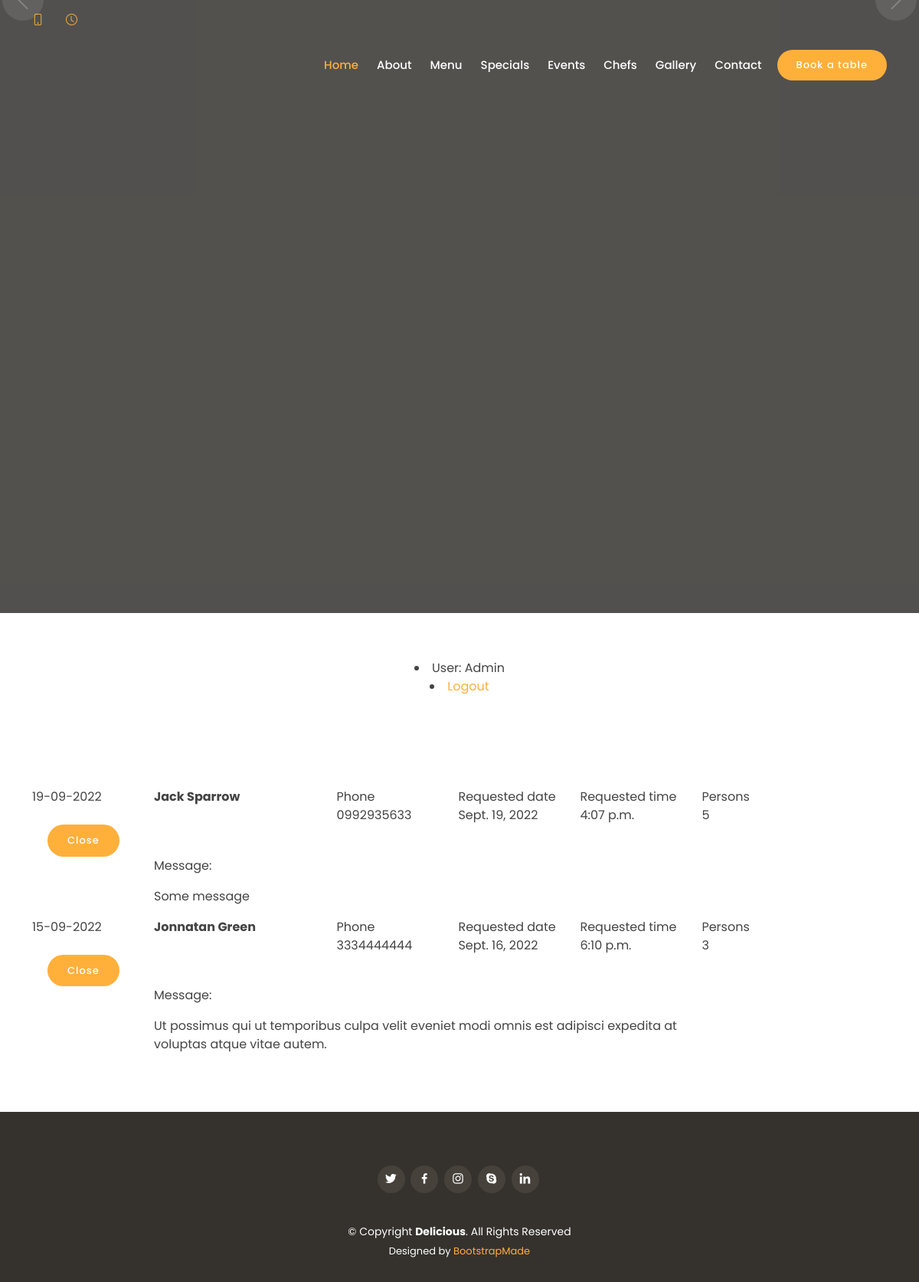
/manager/reservations/ (signed in), run on the app's committed database.
### main/models.py (models this page shows, shortened)
class UserReservation(models.Model):
    name = models.CharField(max_length=50)
    phone_re = RegexValidator(regex=r'^(\d{3}[- .]?){2}\d{4}$', message='Phone number in format xxx xxx xxxx')
    phone = models.CharField(max_length=15, validators=[phone_re])
    email = models.EmailField(blank=True)
    req_date = models.DateField()
    req_time = models.TimeField()
    persons = models.PositiveSmallIntegerField()
    message = models.TextField(max_length=300, blank=True)
    date = models.DateTimeField(auto_now_add=True)
    is_processed = models.BooleanField(default=False)
    class Meta:
        ordering = ('-date', '-is_processed')
        verbose_name_plural = 'User reservations'

### manager/views.py (the view)
# urls.py: path('reservations/', reservations_list, name='reservations_list'),
@login_required()
def reservations_list(request):
    lst = UserReservation.objects.filter(is_processed=False)
    return render(request, 'reservations_list.html', context={
        'lst': lst,
    })

### manager/templates/reservations_list.html (shortened to what this page needs)
{% extends 'index.html' %}
{% block content %}
    <section class="text-center">
    {% if user.is_authenticated %}
     <li>User: {{ user.get_username }}</li>
     <li><a href="{% url 'logout'%}?next={{request.path}}">Logout</a></li>
   {% else %}
     <li><a href="{% url 'login'%}?next={{request.path}}">Login</a></li>
   {% endif %}
    </section>
    <section id="reserves">
    <div class="container">
        <div class="col-md-10 col-md-offset-1">
            {% for item in lst %}
                <div class="row">
                    <div class="col-md-2">{{ item.date|date:'d-m-Y' }}</div>
                    <div class="col-md-3"><b>{{ item.name }}</b></div>
                    <div class="col-md-2">Phone {{ item.phone }}</div>
                    <div class="col-md-2">Requested date {{ item.req_date }}</div>
                    <div class="col-md-2">Requested time {{ item.req_time }}</div>
                    <div class="col-md-1">Persons {{ item.persons }}</div>
                    <div class="col-md-1">
                        <a href="{% url 'manager:update_reserve' pk=item.pk %}">
                            <button type="button" class="btn book-a-table-btn">Close</button>
                        </a>
                    </div>
                </div>
                <div class="row">
                    <div class="col-md-2"></div>
                    <div class="col-md-9"><p>Message: <p>{{ item.message }}</p></p></div>
                </div>
            {% endfor %}
        </div>
    </div>
    </section>
{% endblock %}

### templates/index.html (shortened to what this page needs)
{% load static %}
<!DOCTYPE html>
<html lang="en">
<head>
  <link href={% static "assets/vendor/animate.css/animate.min.css" %} rel="stylesheet">
  <link href={% static "assets/vendor/bootstrap/css/bootstrap.min.css" %} rel="stylesheet">
  <link href={% static "assets/vendor/bootstrap-icons/bootstrap-icons.css" %} rel="stylesheet">
  <link href={% static "assets/vendor/boxicons/css/boxicons.min.css" %} rel="stylesheet">
  <link href={% static "assets/vendor/glightbox/css/glightbox.min.css" %} rel="stylesheet">
  <link href={% static "assets/vendor/swiper/swiper-bundle.min.css" %} rel="stylesheet">
  <link href={% static "assets/css/style.css" %} rel="stylesheet">
</head>
<body>
  <section id="topbar" class="d-flex align-items-center fixed-top topbar-transparent">
    <div class="container-fluid container-xl d-flex align-items-center justify-content-center justify-content-lg-start">
      <i class="bi bi-phone d-flex align-items-center"></i>
      <i class="bi bi-clock ms-4 d-none d-lg-flex align-items-center"></i>
    </div>
  </section>
  <header id="header" class="fixed-top d-flex align-items-center header-transparent">
    <div class="container-fluid container-xl d-flex align-items-center justify-content-between">
      <nav id="navbar" class="navbar order-last order-lg-0">
        <ul>
          <li><a class="nav-link scrollto active" href="#hero">Home</a></li>
          <li><a class="nav-link scrollto" href="#about">About</a></li>
          <li><a class="nav-link scrollto" href="#menu">Menu</a></li>
          <li><a class="nav-link scrollto" href="#specials">Specials</a></li>
          <li><a class="nav-link scrollto" href="#events">Events</a></li>
          <li><a class="nav-link scrollto" href="#chefs">Chefs</a></li>
          <li><a class="nav-link scrollto" href="#gallery">Gallery</a></li>
          <li><a class="nav-link scrollto" href="#contact">Contact</a></li>
        </ul>
      </nav>
      <a href="#book-a-table" class="book-a-table-btn scrollto">Book a table</a>
    </div>
  </header>
  <section id="hero">
    <div class="hero-container">
      <div id="heroCarousel" data-bs-interval="5000" class="carousel slide carousel-fade" data-bs-ride="carousel">
        <a class="carousel-control-prev" href="#heroCarousel" role="button" data-bs-slide="prev">
          <span class="carousel-control-prev-icon bi bi-chevron-left" aria-hidden="true"></span>
        </a>
        <a class="carousel-control-next" href="#heroCarousel" role="button" data-bs-slide="next">
          <span class="carousel-control-next-icon bi bi-chevron-right" aria-hidden="true"></span>
        </a>
      </div>
    </div>
  </section>
  <main id="main">
    {% block content %}
    {% endblock %}
  </main>
  <footer id="footer">
    <div class="container">
      <div class="social-links">
        <a href="http://{{ inf.twitter }}" class="twitter"><i class="bx bxl-twitter"></i></a>
        <a href="http://{{ inf.facebook }}" class="facebook"><i class="bx bxl-facebook"></i></a>
        <a href="http://{{ inf.instagram }}" class="instagram"><i class="bx bxl-instagram"></i></a>
        <a href="http://{{ inf.linkedin }}" class="google-plus"><i class="bx bxl-skype"></i></a>
        <a href="http://{{ inf.skype }}" class="linkedin"><i class="bx bxl-linkedin"></i></a>
      </div>
      <div class="copyright">
        &copy; Copyright <strong><span>Delicious</span></strong>. All Rights Reserved
      </div>
      <div class="credits">
        Designed by <a href="https://bootstrapmade.com/">BootstrapMade</a>
      </div>
    </div>
  </footer>
</body>
</html>

### static/assets/css/style.css (style rules this page uses)
body { font-family: "Poppins", sans-serif; color: #444444; }
a { text-decoration: none; color: #ffb03b; }
#topbar { padding: 0; font-size: 15px; height: 50px; transition: all 0.5s; background: rgba(26, 24, 22, 0.8); z-index: 996; color: rgba(255, 255, 255, 0.7); }
#topbar.topbar-transparent { background: transparent; }
#topbar i { color: #ffb03b; line-height: 0; }
#header { top: 50px; height: 70px; z-index: 997; transition: all 0.5s; padding: 10px 0; background: rgba(26, 24, 22, 0.85); }
#header.header-transparent { background: transparent; }
.book-a-table-btn { background: #ffb03b; color: #fff; border-radius: 50px; margin: 0 0 0 20px; padding: 10px 25px; font-size: 13px; font-weight: 500; letter-spacing: 1px; transition: 0.3s; white-space: nowrap; }
.navbar { padding: 0; }
.navbar ul { margin: 0; padding: 0; display: flex; list-style: none; align-items: center; }
.navbar li { position: relative; }
.navbar a, .navbar a:focus { display: flex; align-items: center; justify-content: space-between; padding: 10px 0 10px 24px; font-size: 15px; font-weight: 500; color: white; white-space: nowrap; transition: 0.3s; }
.navbar a:hover, .navbar .active, .navbar .active:focus, .navbar li:hover>a { color: #ffb03b; }
#hero { width: 100%; height: 100vh; background-color: rgba(39, 37, 34, 0.8); overflow: hidden; padding: 0; }
#hero .carousel-control-next-icon, #hero .carousel-control-prev-icon { background: none; font-size: 30px; line-height: 0; width: auto; height: auto; background: rgba(255, 255, 255, 0.2); border-radius: 50px; transition: 0.3s; color: rgba(255, 255, 255, 0.5); width: 54px; height: 54px; display: flex; align-items: center; justify-content: center; }
@media (min-width: 1024px) { #hero .carousel-control-prev, #hero .carousel-control-next { width: 5%; } }
section { padding: 60px 0; }
#footer { background: #35322d; color: #fff; font-size: 14px; text-align: center; padding: 30px 0; }
#footer .social-links { margin: 0 0 40px 0; }
#footer .social-links a { font-size: 18px; display: inline-block; background: #46423b; color: #fff; line-height: 1; padding: 8px 0; margin-right: 4px; border-radius: 50%; text-align: center; width: 36px; height: 36px; transition: 0.3s; }
#footer .copyright { margin: 0 0 5px 0; }
#footer .credits { font-size: 13px; }

### data on the page
UserReservation: date "19-09-2022", name "Jack Sparrow", phone "0992935633", req_date "Sept. 19, 2022", req_time "4:07 p.m.", persons "5", message "Some message"
UserReservation: date "15-09-2022", name "Jonnatan Green", phone "3334444444", req_date "Sept. 16, 2022", req_time "6:10 p.m.", persons "3", message "Ut possimus qui ut temporibus culpa velit eveniet modi omnis est adipisci expedita at voluptas atque vitae autem."

### other printed values
{{ user.get_username }} "Admin"
